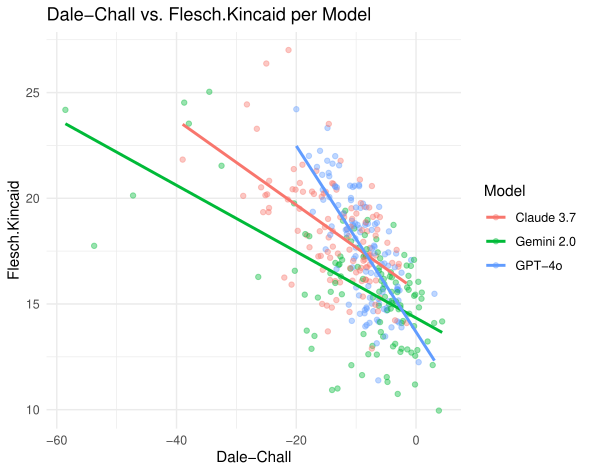

This chart was generated by the following R code:
# Load required libraries
library(ggplot2)
library(dplyr)
library(stringr)
library(tibble)
library(quanteda)
library(quanteda.textstats)
library(readr)

# Read and process report texts
txt_list <- readRDS("data/LLM_300_reports.rds")

# Create reports dataframe
reports <- tibble(
  filename = names(txt_list),
  text = unlist(txt_list)
) %>%
  mutate(model = str_extract(filename, "(gemini-2\\.0-flash|gpt-4o|claude-3-7-sonnet-20250219)"),
         case_id = str_remove(filename, "\\.(gemini-2\\.0-flash|gpt-4o|claude-3-7-sonnet-20250219)(-updated)?\\.txt$")
  )

# Get readability statistics
corp <- corpus(reports$text)
readability_metrics <- quanteda.textstats::textstat_readability(corp, measure = c("Dale.Chall.PSK", "Dale.Chall", "Flesch", "Flesch.PSK", "Flesch.Kincaid", "FOG", "SMOG")) 
readability_results <- readability_metrics %>%
  as_tibble() %>%
  mutate(model = reports$model, case_id = reports$case_id)

# Update model names
readability_results <- readability_results %>%
  mutate(model = recode(model,
                        "claude-3-7-sonnet-20250219" = "Claude 3.7",
                        "gemini-2.0-flash" = "Gemini 2.0",
                        "gpt-4o" = "GPT-4o"
  ))

# Print average readability scores for each model
average_readability <- readability_results %>%
  group_by(model) %>%
  summarise(
    Dale.Chall = mean(Dale.Chall, na.rm = TRUE),
    Flesch.Kincaid = mean(Flesch.Kincaid, na.rm = TRUE),
    .groups = "drop"
  )

print(average_readability)

# Create the scatter plot
sup.fig6=ggplot(readability_results, aes(x = Dale.Chall, y = Flesch.Kincaid, color = model)) +
  geom_point(alpha = 0.4) +
  geom_smooth(method = "lm", se = FALSE) +
  theme_minimal() +
  labs(title = "Dale–Chall vs. Flesch.Kincaid per Model",
       x = "Dale–Chall",
       y = "Flesch.Kincaid",
       color = "Model")




ggsave("SuppFigure6.pdf", plot=sup.fig6,width = 15, height = 12, units = "cm")
